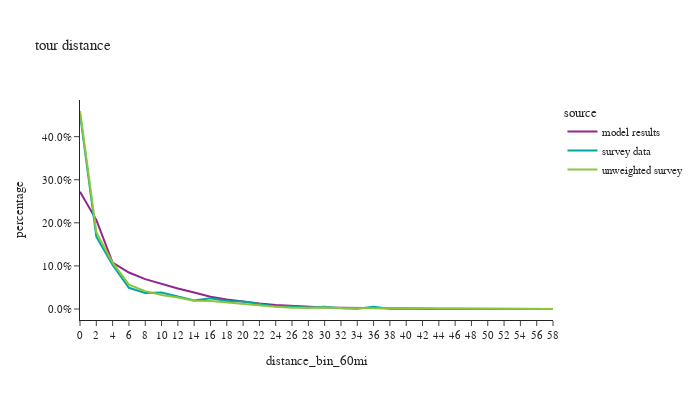

The notebook cell saved with this chart:
### Code cell
df_plot = non_m_tour_data.loc[non_m_tour_data['distance_bin_60mi'].notna()].groupby(['source','distance_bin_60mi'])['tour_weight'].sum().reset_index()
df_plot['percentage'] = df_plot.groupby(['source'], group_keys=False)['tour_weight']. \
    apply(lambda x: x / float(x.sum()))

fig2 = px.line(df_plot, x='distance_bin_60mi', y="percentage", color="source", title="tour distance")
fig2.for_each_annotation(lambda a: a.update(text = a.text.split("=")[-1]))
fig2.update_layout(height=400, width=700, font=dict(size=11), yaxis=dict(tickformat=".1%"))
fig2.show()

### Figure 1 — Plotly figure (JSON) as saved in the notebook; plotly's stock layout.template omitted (floating-point values rounded to 4 significant figures)
{"data": [{"hovertemplate": "source=model results<br>distance_bin_60mi=%{x}<br>percentage=%{y}<extra></extra>", "legendgroup": "model results", "line": {"color": "#91268F", "dash": "solid"}, "marker": {"symbol": "circle"}, "mode": "lines", "name": "model results", "orientation": "v", "showlegend": true, "type": "scatter", "x": ["0", "2", "4", "6", "8", "10", "12", "14", "16", "18", "20", "22", "24", "26", "28", "30", "32", "34", "36", "38", "40", "42", "44", "46", "48", "50", "52", "54", "56", "58"], "xaxis": "x", "y": [0.2721, 0.2069, 0.1076, 0.0847, 0.06927, 0.05807, 0.04745, 0.03818, 0.02858, 0.02224, 0.01701, 0.01285, 0.009366, 0.006884, 0.005016, 0.003637, 0.002617, 0.002046, 0.001456, 0.001135, 0.000826, 0.0006474, 0.0004266, 0.0003273, 0.0002447, 0.0001497, 0.0001118, 7.717e-05, 5.681e-05, 3.108e-05], "yaxis": "y"}, {"hovertemplate": "source=survey data<br>distance_bin_60mi=%{x}<br>percentage=%{y}<extra></extra>", "legendgroup": "survey data", "line": {"color": "#00A7A0", "dash": "solid"}, "marker": {"symbol": "circle"}, "mode": "lines", "name": "survey data", "orientation": "v", "showlegend": true, "type": "scatter", "x": ["0", "2", "4", "6", "8", "10", "12", "14", "16", "18", "20", "22", "24", "26", "28", "30", "32", "34", "36", "38", "40", "42", "44", "46", "48", "50", "52", "54", "56", "58"], "xaxis": "x", "y": [0.4531, 0.1678, 0.1025, 0.04925, 0.03714, 0.0385, 0.02902, 0.01964, 0.02494, 0.01832, 0.01744, 0.01188, 0.006105, 0.005768, 0.002753, 0.005088, 0.001801, 0.0003897, 0.005257, 0.0005067, 0.00123, 3.921e-05, 0.0, 0.0005547, 0.0002093, 0.0001914, 6.974e-05, 0.0004097, 7.921e-05, 0.0], "yaxis": "y"}, {"hovertemplate": "source=unweighted survey<br>distance_bin_60mi=%{x}<br>percentage=%{y}<extra></extra>", "legendgroup": "unweighted survey", "line": {"color": "#8CC63E", "dash": "solid"}, "marker": {"symbol": "circle"}, "mode": "lines", "name": "unweighted survey", "orientation": "v", "showlegend": true, "type": "scatter", "x": ["0", "2", "4", "6", "8", "10", "12", "14", "16", "18", "20", "22", "24", "26", "28", "30", "32", "34", "36", "38", "40", "42", "44", "46", "48", "50", "52", "54", "56", "58"], "xaxis": "x", "y": [0.4595, 0.1782, 0.1075, 0.05652, 0.04151, 0.03257, 0.0265, 0.019, 0.01836, 0.01469, 0.01086, 0.007345, 0.005269, 0.003034, 0.003832, 0.003193, 0.002076, 0.001916, 0.001277, 0.000958, 0.001437, 0.0007983, 0.0003193, 0.000479, 0.001118, 0.001277, 0.0001597, 0.0001597, 0.0001597, 0.0], "yaxis": "y"}], "layout": {"font": {"size": 11}, "height": 400, "legend": {"title": {"text": "source"}, "tracegroupgap": 0}, "title": {"text": "tour distance"}, "width": 700, "xaxis": {"anchor": "y", "domain": [0.0, 1.0], "title": {"text": "distance_bin_60mi"}}, "yaxis": {"anchor": "x", "domain": [0.0, 1.0], "tickformat": ".1%", "title": {"text": "percentage"}}}}
